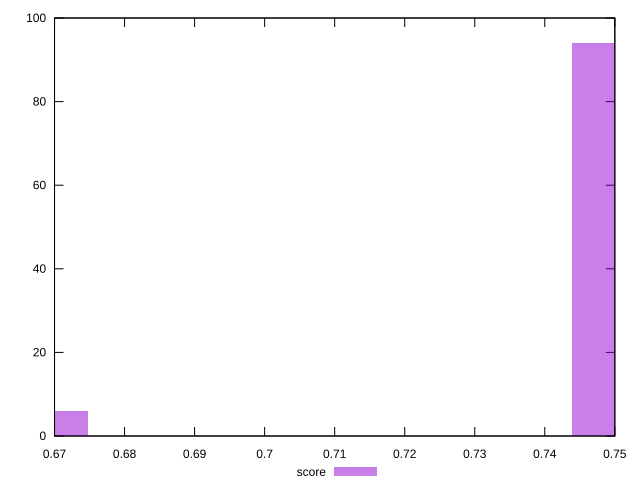

Reproduce this figure in gnuplot.
reset

$score <<EOF
0.7612240467839163 94
0.6574207676770186 6
EOF

set key outside below
set boxwidth 0.03460109303563256
set xrange [0.67:0.75]
set yrange [0:100]
set trange [0:100]
set style fill transparent solid 0.5 noborder
set terminal svg size 640, 490 enhanced background rgb 'white'
set output "report_00021_2021-02-20T09:16:39.615Z/uses-text-compression/samples/pages+cached+noadtech+nomedia/score/histogram.svg"

plot $score title "score" with boxes

reset
